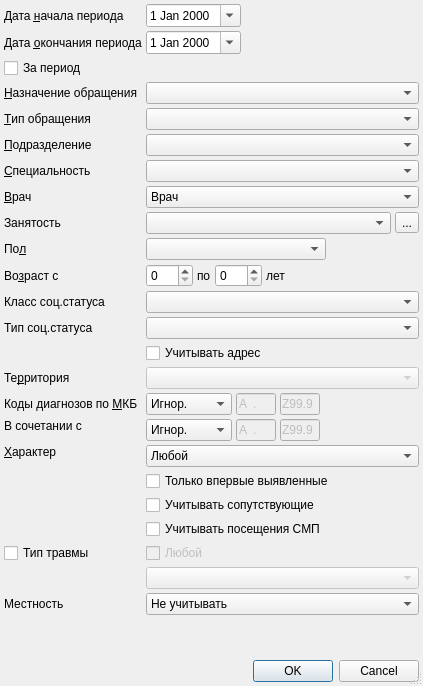
<?xml version="1.0" encoding="UTF-8"?>
<ui version="4.0">
 <class>ReportPersonSickListSetupDialog</class>
 <widget class="QDialog" name="ReportPersonSickListSetupDialog">
  <property name="windowModality">
   <enum>Qt::ApplicationModal</enum>
  </property>
  <property name="geometry">
   <rect>
    <x>0</x>
    <y>0</y>
    <width>423</width>
    <height>686</height>
   </rect>
  </property>
  <property name="windowTitle">
   <string>параметры отчёта</string>
  </property>
  <property name="sizeGripEnabled">
   <bool>true</bool>
  </property>
  <layout class="QGridLayout" name="gridLayout">
   <property name="margin">
    <number>4</number>
   </property>
   <property name="spacing">
    <number>4</number>
   </property>
   <item row="15" column="1" colspan="4">
    <widget class="QFrame" name="frmMKB">
     <property name="frameShape">
      <enum>QFrame::NoFrame</enum>
     </property>
     <property name="frameShadow">
      <enum>QFrame::Raised</enum>
     </property>
     <layout class="QGridLayout">
      <property name="horizontalSpacing">
       <number>4</number>
      </property>
      <property name="verticalSpacing">
       <number>0</number>
      </property>
      <property name="margin">
       <number>0</number>
      </property>
      <item row="0" column="0">
       <widget class="QComboBox" name="cmbMKBFilter">
        <property name="sizePolicy">
         <sizepolicy hsizetype="Preferred" vsizetype="Fixed">
          <horstretch>0</horstretch>
          <verstretch>0</verstretch>
         </sizepolicy>
        </property>
        <item>
         <property name="text">
          <string>Игнор.</string>
         </property>
        </item>
        <item>
         <property name="text">
          <string>Интервал</string>
         </property>
        </item>
       </widget>
      </item>
      <item row="0" column="1">
       <widget class="CICDCodeEdit" name="edtMKBFrom">
        <property name="enabled">
         <bool>false</bool>
        </property>
        <property name="sizePolicy">
         <sizepolicy hsizetype="Fixed" vsizetype="Fixed">
          <horstretch>0</horstretch>
          <verstretch>0</verstretch>
         </sizepolicy>
        </property>
        <property name="maximumSize">
         <size>
          <width>40</width>
          <height>16777215</height>
         </size>
        </property>
        <property name="inputMask">
         <string>a00.00; </string>
        </property>
        <property name="text">
         <string>A.</string>
        </property>
        <property name="maxLength">
         <number>6</number>
        </property>
       </widget>
      </item>
      <item row="0" column="2">
       <widget class="CICDCodeEdit" name="edtMKBTo">
        <property name="enabled">
         <bool>false</bool>
        </property>
        <property name="sizePolicy">
         <sizepolicy hsizetype="Fixed" vsizetype="Fixed">
          <horstretch>0</horstretch>
          <verstretch>0</verstretch>
         </sizepolicy>
        </property>
        <property name="maximumSize">
         <size>
          <width>40</width>
          <height>16777215</height>
         </size>
        </property>
        <property name="inputMask">
         <string>a00.00; </string>
        </property>
        <property name="text">
         <string>Z99.9</string>
        </property>
        <property name="maxLength">
         <number>6</number>
        </property>
       </widget>
      </item>
      <item row="0" column="3">
       <spacer>
        <property name="orientation">
         <enum>Qt::Horizontal</enum>
        </property>
        <property name="sizeHint" stdset="0">
         <size>
          <width>40</width>
          <height>20</height>
         </size>
        </property>
       </spacer>
      </item>
     </layout>
    </widget>
   </item>
   <item row="16" column="1" rowspan="2" colspan="4">
    <widget class="QFrame" name="frmMKBEx">
     <property name="frameShape">
      <enum>QFrame::NoFrame</enum>
     </property>
     <property name="frameShadow">
      <enum>QFrame::Raised</enum>
     </property>
     <layout class="QGridLayout">
      <property name="horizontalSpacing">
       <number>4</number>
      </property>
      <property name="verticalSpacing">
       <number>0</number>
      </property>
      <property name="margin">
       <number>0</number>
      </property>
      <item row="0" column="0">
       <widget class="QComboBox" name="cmbMKBExFilter">
        <property name="sizePolicy">
         <sizepolicy hsizetype="Preferred" vsizetype="Fixed">
          <horstretch>0</horstretch>
          <verstretch>0</verstretch>
         </sizepolicy>
        </property>
        <item>
         <property name="text">
          <string>Игнор.</string>
         </property>
        </item>
        <item>
         <property name="text">
          <string>Интервал</string>
         </property>
        </item>
       </widget>
      </item>
      <item row="0" column="1">
       <widget class="CICDCodeEdit" name="edtMKBExFrom">
        <property name="enabled">
         <bool>false</bool>
        </property>
        <property name="sizePolicy">
         <sizepolicy hsizetype="Fixed" vsizetype="Fixed">
          <horstretch>0</horstretch>
          <verstretch>0</verstretch>
         </sizepolicy>
        </property>
        <property name="maximumSize">
         <size>
          <width>40</width>
          <height>16777215</height>
         </size>
        </property>
        <property name="inputMask">
         <string>a00.00; </string>
        </property>
        <property name="text">
         <string>A.</string>
        </property>
        <property name="maxLength">
         <number>6</number>
        </property>
       </widget>
      </item>
      <item row="0" column="2">
       <widget class="CICDCodeEdit" name="edtMKBExTo">
        <property name="enabled">
         <bool>false</bool>
        </property>
        <property name="sizePolicy">
         <sizepolicy hsizetype="Fixed" vsizetype="Fixed">
          <horstretch>0</horstretch>
          <verstretch>0</verstretch>
         </sizepolicy>
        </property>
        <property name="maximumSize">
         <size>
          <width>40</width>
          <height>16777215</height>
         </size>
        </property>
        <property name="inputMask">
         <string>a00.00; </string>
        </property>
        <property name="text">
         <string>Z99.9</string>
        </property>
        <property name="maxLength">
         <number>6</number>
        </property>
       </widget>
      </item>
      <item row="0" column="3">
       <spacer>
        <property name="orientation">
         <enum>Qt::Horizontal</enum>
        </property>
        <property name="sizeHint" stdset="0">
         <size>
          <width>40</width>
          <height>20</height>
         </size>
        </property>
       </spacer>
      </item>
     </layout>
    </widget>
   </item>
   <item row="10" column="1" colspan="4">
    <widget class="QFrame" name="frmAge">
     <property name="frameShape">
      <enum>QFrame::NoFrame</enum>
     </property>
     <property name="frameShadow">
      <enum>QFrame::Raised</enum>
     </property>
     <layout class="QHBoxLayout">
      <property name="spacing">
       <number>4</number>
      </property>
      <property name="margin">
       <number>0</number>
      </property>
      <item>
       <widget class="QSpinBox" name="edtAgeFrom">
        <property name="sizePolicy">
         <sizepolicy hsizetype="Maximum" vsizetype="Fixed">
          <horstretch>0</horstretch>
          <verstretch>0</verstretch>
         </sizepolicy>
        </property>
        <property name="maximum">
         <number>150</number>
        </property>
       </widget>
      </item>
      <item>
       <widget class="QLabel" name="lblAgeTo">
        <property name="text">
         <string>по</string>
        </property>
        <property name="buddy">
         <cstring>edtAgeTo</cstring>
        </property>
       </widget>
      </item>
      <item>
       <widget class="QSpinBox" name="edtAgeTo">
        <property name="sizePolicy">
         <sizepolicy hsizetype="Maximum" vsizetype="Fixed">
          <horstretch>0</horstretch>
          <verstretch>0</verstretch>
         </sizepolicy>
        </property>
        <property name="maximum">
         <number>150</number>
        </property>
       </widget>
      </item>
      <item>
       <widget class="QLabel" name="lblAgeYears">
        <property name="text">
         <string>лет</string>
        </property>
        <property name="buddy">
         <cstring>edtAgeTo</cstring>
        </property>
       </widget>
      </item>
      <item>
       <spacer>
        <property name="orientation">
         <enum>Qt::Horizontal</enum>
        </property>
        <property name="sizeHint" stdset="0">
         <size>
          <width>21</width>
          <height>20</height>
         </size>
        </property>
       </spacer>
      </item>
     </layout>
    </widget>
   </item>
   <item row="24" column="1" colspan="4">
    <widget class="QComboBox" name="cmbLocality">
     <item>
      <property name="text">
       <string>Не учитывать</string>
      </property>
     </item>
     <item>
      <property name="text">
       <string>Городские жители</string>
      </property>
     </item>
     <item>
      <property name="text">
       <string>Сельские жители</string>
      </property>
     </item>
    </widget>
   </item>
   <item row="25" column="0">
    <spacer>
     <property name="orientation">
      <enum>Qt::Vertical</enum>
     </property>
     <property name="sizeHint" stdset="0">
      <size>
       <width>129</width>
       <height>20</height>
      </size>
     </property>
    </spacer>
   </item>
   <item row="12" column="1" colspan="4">
    <widget class="CRBComboBox" name="cmbSocStatusType"/>
   </item>
   <item row="20" column="1" colspan="4">
    <widget class="QCheckBox" name="chkAccountAccomp">
     <property name="text">
      <string>Учитывать сопутствующие</string>
     </property>
    </widget>
   </item>
   <item row="11" column="1" colspan="4">
    <widget class="CSocStatusComboBox" name="cmbSocStatusClass"/>
   </item>
   <item row="0" column="3" colspan="2">
    <spacer>
     <property name="orientation">
      <enum>Qt::Horizontal</enum>
     </property>
     <property name="sizeHint" stdset="0">
      <size>
       <width>91</width>
       <height>20</height>
      </size>
     </property>
    </spacer>
   </item>
   <item row="5" column="0">
    <widget class="QLabel" name="lblOrgStructure">
     <property name="text">
      <string>&amp;Подразделение</string>
     </property>
     <property name="buddy">
      <cstring>cmbOrgStructure</cstring>
     </property>
    </widget>
   </item>
   <item row="12" column="0">
    <widget class="QLabel" name="lblSocStatusType">
     <property name="text">
      <string>Тип соц.статуса</string>
     </property>
    </widget>
   </item>
   <item row="19" column="1" colspan="4">
    <widget class="QCheckBox" name="chkOnlyFirstTime">
     <property name="text">
      <string>Только впервые выявленные</string>
     </property>
    </widget>
   </item>
   <item row="24" column="0">
    <widget class="QLabel" name="lblLocality">
     <property name="text">
      <string>Местность</string>
     </property>
     <property name="buddy">
      <cstring>cmbLocality</cstring>
     </property>
    </widget>
   </item>
   <item row="15" column="0">
    <widget class="QLabel" name="lblMKB">
     <property name="text">
      <string>Коды диагнозов по &amp;МКБ</string>
     </property>
     <property name="buddy">
      <cstring>cmbMKBFilter</cstring>
     </property>
    </widget>
   </item>
   <item row="26" column="0" colspan="5">
    <widget class="QDialogButtonBox" name="buttonBox">
     <property name="orientation">
      <enum>Qt::Horizontal</enum>
     </property>
     <property name="standardButtons">
      <set>QDialogButtonBox::Cancel|QDialogButtonBox::Ok</set>
     </property>
    </widget>
   </item>
   <item row="9" column="0">
    <widget class="QLabel" name="lblSex">
     <property name="text">
      <string>По&amp;л</string>
     </property>
     <property name="buddy">
      <cstring>cmbSex</cstring>
     </property>
    </widget>
   </item>
   <item row="5" column="1" colspan="4">
    <widget class="COrgStructureComboBox" name="cmbOrgStructure"/>
   </item>
   <item row="23" column="1" colspan="4">
    <widget class="CRBComboBox" name="cmbTraumaType">
     <property name="enabled">
      <bool>false</bool>
     </property>
    </widget>
   </item>
   <item row="14" column="0">
    <widget class="QLabel" name="lblArea">
     <property name="text">
      <string>Те&amp;рритория</string>
     </property>
     <property name="buddy">
      <cstring>cmbArea</cstring>
     </property>
    </widget>
   </item>
   <item row="16" column="0">
    <widget class="QLabel" name="lblMKBEx">
     <property name="text">
      <string>В сочетании с</string>
     </property>
     <property name="buddy">
      <cstring>cmbMKBExFilter</cstring>
     </property>
    </widget>
   </item>
   <item row="7" column="0">
    <widget class="QLabel" name="lblPerson">
     <property name="text">
      <string>&amp;Врач</string>
     </property>
     <property name="buddy">
      <cstring>cmbPerson</cstring>
     </property>
    </widget>
   </item>
   <item row="11" column="0">
    <widget class="QLabel" name="lblSocStatusClass">
     <property name="text">
      <string>Класс соц.статуса</string>
     </property>
    </widget>
   </item>
   <item row="8" column="1" colspan="3">
    <widget class="COrgComboBox" name="cmbWorkOrganisation"/>
   </item>
   <item row="13" column="1" colspan="4">
    <widget class="QCheckBox" name="chkArea">
     <property name="text">
      <string>Учитывать адрес</string>
     </property>
    </widget>
   </item>
   <item row="8" column="4">
    <widget class="QToolButton" name="btnSelectWorkOrganisation">
     <property name="text">
      <string>...</string>
     </property>
     <property name="arrowType">
      <enum>Qt::NoArrow</enum>
     </property>
    </widget>
   </item>
   <item row="7" column="1" colspan="4">
    <widget class="CPersonComboBoxEx" name="cmbPerson">
     <property name="whatsThis">
      <string>&lt;html&gt;&lt;head&gt;&lt;meta name=&quot;qrichtext&quot; content=&quot;1&quot; /&gt;&lt;style type=&quot;text/css&quot;&gt;
p, li { white-space: pre-wrap; }
&lt;/style&gt;&lt;/head&gt;&lt;body style=&quot; font-family:'MS Shell Dlg 2'; font-size:8.25pt; font-weight:400; font-style:normal;&quot;&gt;
&lt;p style=&quot;-qt-paragraph-type:empty; margin-top:0px; margin-bottom:0px; margin-left:0px; margin-right:0px; -qt-block-indent:0; text-indent:0px;&quot;&gt;&lt;/p&gt;&lt;/body&gt;&lt;/html&gt;</string>
     </property>
     <item>
      <property name="text">
       <string>Врач</string>
      </property>
     </item>
    </widget>
   </item>
   <item row="4" column="1" colspan="4">
    <widget class="CRBComboBox" name="cmbEventType">
     <property name="whatsThis">
      <string>&lt;html&gt;&lt;head&gt;&lt;meta name=&quot;qrichtext&quot; content=&quot;1&quot; /&gt;&lt;style type=&quot;text/css&quot;&gt;
p, li { white-space: pre-wrap; }
&lt;/style&gt;&lt;/head&gt;&lt;body style=&quot; font-family:'MS Shell Dlg 2'; font-size:8.25pt; font-weight:400; font-style:normal;&quot;&gt;
&lt;p style=&quot;-qt-paragraph-type:empty; margin-top:0px; margin-bottom:0px; margin-left:0px; margin-right:0px; -qt-block-indent:0; text-indent:0px;&quot;&gt;&lt;/p&gt;&lt;/body&gt;&lt;/html&gt;</string>
     </property>
    </widget>
   </item>
   <item row="3" column="0">
    <widget class="QLabel" name="lblEventPurpose">
     <property name="text">
      <string>&amp;Назначение обращения</string>
     </property>
     <property name="buddy">
      <cstring>cmbEventPurpose</cstring>
     </property>
    </widget>
   </item>
   <item row="22" column="0">
    <widget class="QCheckBox" name="chkTraumaType">
     <property name="text">
      <string>Тип травмы</string>
     </property>
    </widget>
   </item>
   <item row="6" column="0">
    <widget class="QLabel" name="lblSpeciality">
     <property name="text">
      <string>&amp;Специальность</string>
     </property>
     <property name="buddy">
      <cstring>cmbSpeciality</cstring>
     </property>
    </widget>
   </item>
   <item row="14" column="1" colspan="4">
    <widget class="COrgStructureComboBox" name="cmbArea">
     <property name="enabled">
      <bool>false</bool>
     </property>
    </widget>
   </item>
   <item row="4" column="0">
    <widget class="QLabel" name="lblEventType">
     <property name="text">
      <string>&amp;Тип обращения</string>
     </property>
     <property name="buddy">
      <cstring>cmbEventType</cstring>
     </property>
    </widget>
   </item>
   <item row="3" column="1" colspan="4">
    <widget class="CRBMultiComboBox" name="cmbEventPurpose">
     <property name="whatsThis">
      <string>&lt;html&gt;&lt;head&gt;&lt;meta name=&quot;qrichtext&quot; content=&quot;1&quot; /&gt;&lt;style type=&quot;text/css&quot;&gt;
p, li { white-space: pre-wrap; }
&lt;/style&gt;&lt;/head&gt;&lt;body style=&quot; font-family:'MS Shell Dlg 2'; font-size:8.25pt; font-weight:400; font-style:normal;&quot;&gt;
&lt;p style=&quot;-qt-paragraph-type:empty; margin-top:0px; margin-bottom:0px; margin-left:0px; margin-right:0px; -qt-block-indent:0; text-indent:0px;&quot;&gt;&lt;/p&gt;&lt;/body&gt;&lt;/html&gt;</string>
     </property>
    </widget>
   </item>
   <item row="1" column="0">
    <widget class="QLabel" name="lblEndDate">
     <property name="text">
      <string>Дата &amp;окончания периода</string>
     </property>
     <property name="buddy">
      <cstring>edtEndDate</cstring>
     </property>
    </widget>
   </item>
   <item row="6" column="1" colspan="4">
    <widget class="CRBComboBox" name="cmbSpeciality">
     <property name="whatsThis">
      <string>&lt;html&gt;&lt;head&gt;&lt;meta name=&quot;qrichtext&quot; content=&quot;1&quot; /&gt;&lt;style type=&quot;text/css&quot;&gt;
p, li { white-space: pre-wrap; }
&lt;/style&gt;&lt;/head&gt;&lt;body style=&quot; font-family:'MS Shell Dlg 2'; font-size:8.25pt; font-weight:400; font-style:normal;&quot;&gt;
&lt;p style=&quot;-qt-paragraph-type:empty; margin-top:0px; margin-bottom:0px; margin-left:0px; margin-right:0px; -qt-block-indent:0; text-indent:0px;&quot;&gt;&lt;/p&gt;&lt;/body&gt;&lt;/html&gt;</string>
     </property>
    </widget>
   </item>
   <item row="18" column="1" colspan="4">
    <widget class="QComboBox" name="cmbCharacterClass">
     <property name="whatsThis">
      <string>&lt;html&gt;&lt;head&gt;&lt;meta name=&quot;qrichtext&quot; content=&quot;1&quot; /&gt;&lt;style type=&quot;text/css&quot;&gt;
p, li { white-space: pre-wrap; }
&lt;/style&gt;&lt;/head&gt;&lt;body style=&quot; font-family:'MS Shell Dlg 2'; font-size:8.25pt; font-weight:400; font-style:normal;&quot;&gt;
&lt;p style=&quot;-qt-paragraph-type:empty; margin-top:0px; margin-bottom:0px; margin-left:0px; margin-right:0px; -qt-block-indent:0; text-indent:0px;&quot;&gt;&lt;/p&gt;&lt;/body&gt;&lt;/html&gt;</string>
     </property>
     <item>
      <property name="text">
       <string>Любой</string>
      </property>
     </item>
     <item>
      <property name="text">
       <string>Острый</string>
      </property>
     </item>
     <item>
      <property name="text">
       <string>Хронический</string>
      </property>
     </item>
     <item>
      <property name="text">
       <string>Острый или хронический</string>
      </property>
     </item>
     <item>
      <property name="text">
       <string>Фактор</string>
      </property>
     </item>
    </widget>
   </item>
   <item row="8" column="0">
    <widget class="QLabel" name="lblWorkOrganisation">
     <property name="text">
      <string>Занятость</string>
     </property>
     <property name="buddy">
      <cstring>cmbWorkOrganisation</cstring>
     </property>
    </widget>
   </item>
   <item row="22" column="1" colspan="4">
    <widget class="QCheckBox" name="chkTraumaTypeAny">
     <property name="enabled">
      <bool>false</bool>
     </property>
     <property name="text">
      <string>Любой</string>
     </property>
    </widget>
   </item>
   <item row="1" column="1" colspan="2">
    <widget class="CDateEdit" name="edtEndDate">
     <property name="sizePolicy">
      <sizepolicy hsizetype="Maximum" vsizetype="Fixed">
       <horstretch>0</horstretch>
       <verstretch>0</verstretch>
      </sizepolicy>
     </property>
     <property name="calendarPopup">
      <bool>true</bool>
     </property>
    </widget>
   </item>
   <item row="1" column="3" colspan="2">
    <spacer>
     <property name="orientation">
      <enum>Qt::Horizontal</enum>
     </property>
     <property name="sizeHint" stdset="0">
      <size>
       <width>91</width>
       <height>20</height>
      </size>
     </property>
    </spacer>
   </item>
   <item row="0" column="0">
    <widget class="QLabel" name="lblBegDate">
     <property name="text">
      <string>Дата &amp;начала периода</string>
     </property>
     <property name="buddy">
      <cstring>edtBegDate</cstring>
     </property>
    </widget>
   </item>
   <item row="0" column="1" colspan="2">
    <widget class="CDateEdit" name="edtBegDate">
     <property name="sizePolicy">
      <sizepolicy hsizetype="Maximum" vsizetype="Fixed">
       <horstretch>0</horstretch>
       <verstretch>0</verstretch>
      </sizepolicy>
     </property>
     <property name="calendarPopup">
      <bool>true</bool>
     </property>
    </widget>
   </item>
   <item row="17" column="0" rowspan="2">
    <widget class="QLabel" name="lblDiseaseCharacter">
     <property name="text">
      <string>&amp;Характер</string>
     </property>
     <property name="buddy">
      <cstring>cmbCharacterClass</cstring>
     </property>
    </widget>
   </item>
   <item row="9" column="1">
    <widget class="QComboBox" name="cmbSex">
     <item>
      <property name="text">
       <string/>
      </property>
     </item>
     <item>
      <property name="text">
       <string>М</string>
      </property>
     </item>
     <item>
      <property name="text">
       <string>Ж</string>
      </property>
     </item>
    </widget>
   </item>
   <item row="9" column="2" colspan="3">
    <spacer>
     <property name="orientation">
      <enum>Qt::Horizontal</enum>
     </property>
     <property name="sizeHint" stdset="0">
      <size>
       <width>141</width>
       <height>20</height>
      </size>
     </property>
    </spacer>
   </item>
   <item row="10" column="0">
    <widget class="QLabel" name="lblAge">
     <property name="text">
      <string>Во&amp;зраст с</string>
     </property>
     <property name="buddy">
      <cstring>edtAgeFrom</cstring>
     </property>
    </widget>
   </item>
   <item row="21" column="1">
    <widget class="QCheckBox" name="chkVisitEmergency">
     <property name="text">
      <string>Учитывать посещения СМП</string>
     </property>
    </widget>
   </item>
   <item row="2" column="0">
    <widget class="QCheckBox" name="chkPeriod">
     <property name="text">
      <string>За период</string>
     </property>
    </widget>
   </item>
  </layout>
 </widget>
 <customwidgets>
  <customwidget>
   <class>CRBComboBox</class>
   <extends>QComboBox</extends>
   <header>library/crbcombobox.h</header>
  </customwidget>
  <customwidget>
   <class>CDateEdit</class>
   <extends>QDateEdit</extends>
   <header>library/DateEdit.h</header>
  </customwidget>
  <customwidget>
   <class>CPersonComboBoxEx</class>
   <extends>QComboBox</extends>
   <header>Orgs/PersonComboBoxEx.h</header>
  </customwidget>
  <customwidget>
   <class>COrgStructureComboBox</class>
   <extends>QComboBox</extends>
   <header>Orgs/OrgStructComboBoxes</header>
  </customwidget>
  <customwidget>
   <class>CICDCodeEdit</class>
   <extends>QLineEdit</extends>
   <header>library/ICDCodeEdit.h</header>
  </customwidget>
  <customwidget>
   <class>CSocStatusComboBox</class>
   <extends>QComboBox</extends>
   <header>Registry/SocStatusComboBox.h</header>
  </customwidget>
  <customwidget>
   <class>CRBMultiComboBox</class>
   <extends>QComboBox</extends>
   <header>library/crbcombobox.h</header>
  </customwidget>
  <customwidget>
   <class>COrgComboBox</class>
   <extends>QComboBox</extends>
   <header>Orgs/OrgComboBox.h</header>
  </customwidget>
 </customwidgets>
 <tabstops>
  <tabstop>edtBegDate</tabstop>
  <tabstop>edtEndDate</tabstop>
  <tabstop>cmbEventPurpose</tabstop>
  <tabstop>cmbEventType</tabstop>
  <tabstop>cmbOrgStructure</tabstop>
  <tabstop>cmbSpeciality</tabstop>
  <tabstop>cmbPerson</tabstop>
  <tabstop>cmbWorkOrganisation</tabstop>
  <tabstop>btnSelectWorkOrganisation</tabstop>
  <tabstop>cmbSex</tabstop>
  <tabstop>edtAgeFrom</tabstop>
  <tabstop>edtAgeTo</tabstop>
  <tabstop>chkArea</tabstop>
  <tabstop>cmbArea</tabstop>
  <tabstop>cmbMKBFilter</tabstop>
  <tabstop>edtMKBFrom</tabstop>
  <tabstop>edtMKBTo</tabstop>
  <tabstop>cmbMKBExFilter</tabstop>
  <tabstop>edtMKBExFrom</tabstop>
  <tabstop>edtMKBExTo</tabstop>
  <tabstop>cmbCharacterClass</tabstop>
  <tabstop>chkOnlyFirstTime</tabstop>
  <tabstop>chkAccountAccomp</tabstop>
  <tabstop>chkTraumaType</tabstop>
  <tabstop>chkTraumaTypeAny</tabstop>
  <tabstop>cmbTraumaType</tabstop>
  <tabstop>cmbLocality</tabstop>
  <tabstop>buttonBox</tabstop>
 </tabstops>
 <resources/>
 <connections>
  <connection>
   <sender>buttonBox</sender>
   <signal>accepted()</signal>
   <receiver>ReportPersonSickListSetupDialog</receiver>
   <slot>accept()</slot>
   <hints>
    <hint type="sourcelabel">
     <x>124</x>
     <y>456</y>
    </hint>
    <hint type="destinationlabel">
     <x>65</x>
     <y>418</y>
    </hint>
   </hints>
  </connection>
  <connection>
   <sender>buttonBox</sender>
   <signal>rejected()</signal>
   <receiver>ReportPersonSickListSetupDialog</receiver>
   <slot>reject()</slot>
   <hints>
    <hint type="sourcelabel">
     <x>237</x>
     <y>456</y>
    </hint>
    <hint type="destinationlabel">
     <x>267</x>
     <y>420</y>
    </hint>
   </hints>
  </connection>
  <connection>
   <sender>chkArea</sender>
   <signal>clicked(bool)</signal>
   <receiver>cmbArea</receiver>
   <slot>setEnabled(bool)</slot>
   <hints>
    <hint type="sourcelabel">
     <x>295</x>
     <y>258</y>
    </hint>
    <hint type="destinationlabel">
     <x>295</x>
     <y>283</y>
    </hint>
   </hints>
  </connection>
  <connection>
   <sender>chkTraumaType</sender>
   <signal>toggled(bool)</signal>
   <receiver>cmbTraumaType</receiver>
   <slot>setEnabled(bool)</slot>
   <hints>
    <hint type="sourcelabel">
     <x>77</x>
     <y>543</y>
    </hint>
    <hint type="destinationlabel">
     <x>255</x>
     <y>543</y>
    </hint>
   </hints>
  </connection>
  <connection>
   <sender>chkTraumaType</sender>
   <signal>toggled(bool)</signal>
   <receiver>chkTraumaTypeAny</receiver>
   <slot>setEnabled(bool)</slot>
   <hints>
    <hint type="sourcelabel">
     <x>77</x>
     <y>523</y>
    </hint>
    <hint type="destinationlabel">
     <x>255</x>
     <y>523</y>
    </hint>
   </hints>
  </connection>
  <connection>
   <sender>chkTraumaTypeAny</sender>
   <signal>toggled(bool)</signal>
   <receiver>cmbTraumaType</receiver>
   <slot>setDisabled(bool)</slot>
   <hints>
    <hint type="sourcelabel">
     <x>255</x>
     <y>523</y>
    </hint>
    <hint type="destinationlabel">
     <x>255</x>
     <y>551</y>
    </hint>
   </hints>
  </connection>
 </connections>
</ui>
